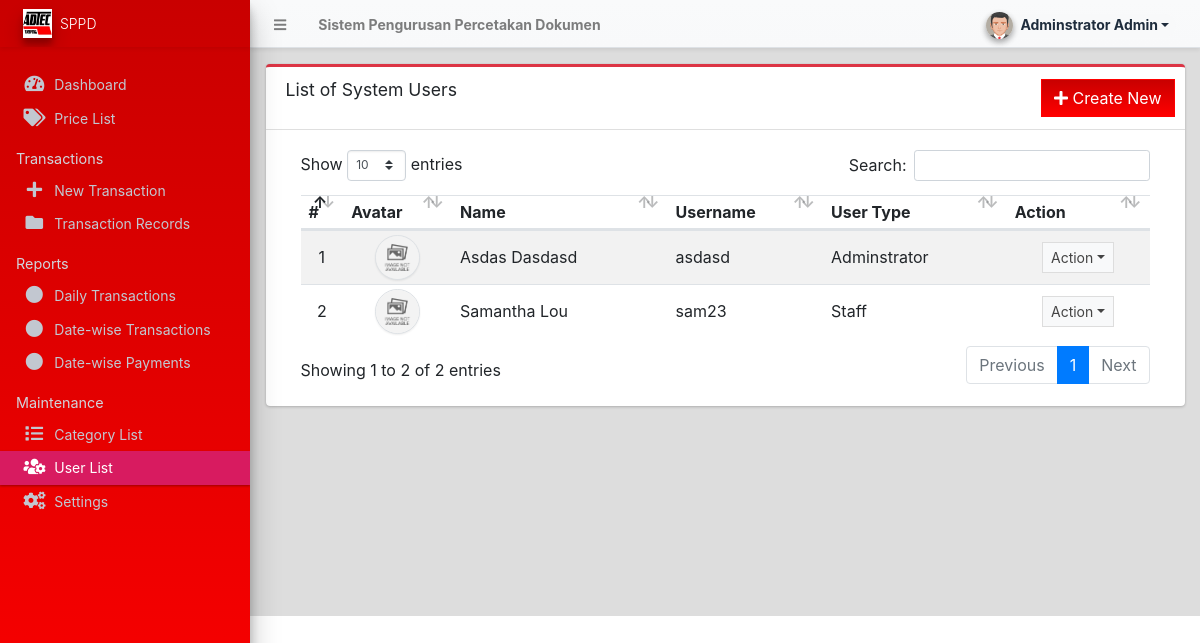
/admin/?page=user/list (signed in), run on an earlier commit of the app's database.
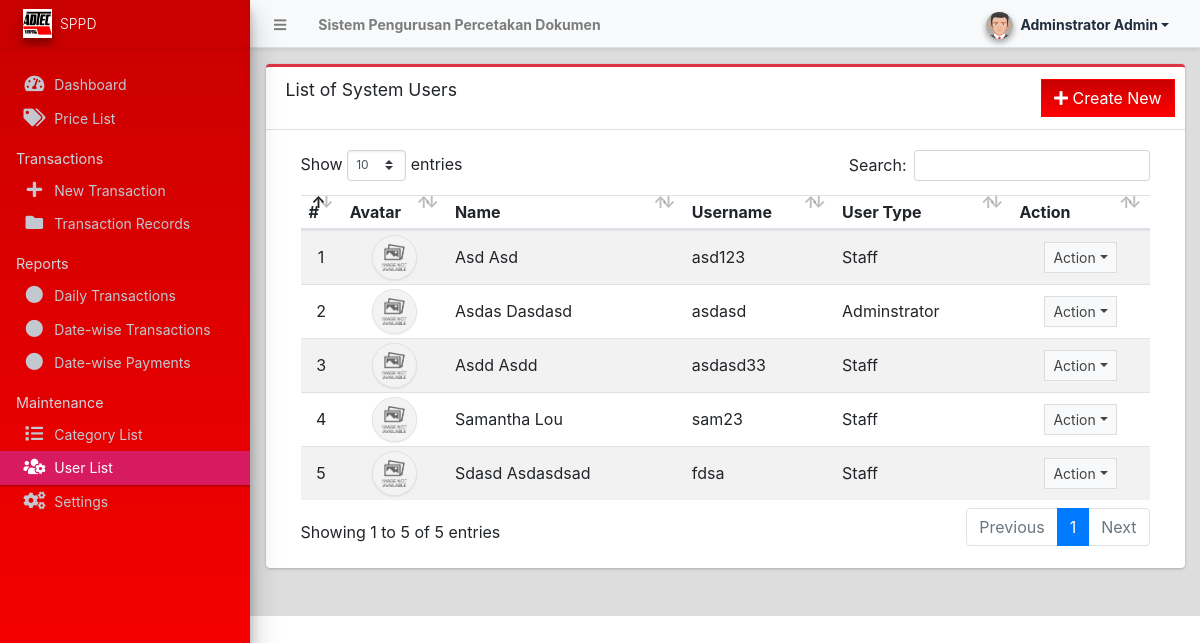
And on a later commit of the database.
### tables this page shows
CREATE TABLE IF NOT EXISTS `users` (
  `id` int NOT NULL AUTO_INCREMENT,
  `firstname` varchar(250) NOT NULL,
  `middlename` text,
  `lastname` varchar(250) NOT NULL,
  `email` varchar(100) NOT NULL,
  `phone` varchar(30) DEFAULT NULL,
  `username` text NOT NULL,
  `password` text NOT NULL,
  `avatar` text,
  `last_login` datetime DEFAULT NULL,
  `type` tinyint(1) NOT NULL DEFAULT '0',
  `status` int NOT NULL DEFAULT '1' COMMENT '0=not verified, 1 = verified',
  `reset_token` varchar(100) DEFAULT NULL,
  `date_added` datetime NOT NULL DEFAULT CURRENT_TIMESTAMP,
  `date_updated` datetime DEFAULT NULL ON UPDATE CURRENT_TIMESTAMP,
  PRIMARY KEY (`id`)
);

### classes/DBConnection.php (called while the page is built, shortened)
<?php
class DBConnection{
    private $host = DB_SERVER;
    private $username = DB_USERNAME;
    private $password = DB_PASSWORD;
    private $database = DB_NAME;
    public $conn;
    public function __construct(){
        if (!isset($this->conn)) {
            $this->conn = new mysqli($this->host, $this->username, $this->password, $this->database);
        }
    }
}
?>

### classes/SystemSettings.php (called while the page is built, shortened)
<?php
class SystemSettings extends DBConnection{
	function info($field=''){
		if(!empty($field)){
			if(isset($_SESSION['system_info'][$field]))
				return $_SESSION['system_info'][$field];
			else
				return false;
		}else{
			return false;
		}
	}
}
$_settings = new SystemSettings();
?>

### config.php (called while the page is built, shortened)
<?php
require_once('classes/DBConnection.php');
require_once('classes/SystemSettings.php');
function validate_image($file){
	if(!empty($file)){
        $ex = explode('?',$file);
        $file = $ex[0];
        $param =  isset($ex[1]) ? '?'.$ex[1]  : '';
		if(is_file(base_app.$file)){
			return base_url.$file.$param;
		}else{
			return base_url.'dist/img/no-image-available.png';
		}
	}else{
		return base_url.'dist/img/no-image-available.png';
	}
}
?>

### admin/user/list.php (the view, shortened to what the changed rows need)
<div class="card card-outline card-red">
	<div class="card-header">
		<h3 class="card-title">List of System Users</h3>
		<div class="card-tools">
			<a href="?page=user/manage_user" class="btn btn-flat btn-primary"><span class="fas fa-plus"></span>  Create New</a>
		</div>
	</div>
	<div class="card-body">
		<div class="container-fluid">
        <div class="container-fluid">
			<table class="table table-hover table-striped">
				<!-- <colgroup>
					<col width="5%">
					<col width="10%">
					<col width="20%">
					<col width="20%">
					<col width="15%">
					<col width="15%">
					<col width="10%">
				</colgroup> -->
				<thead>
					<tr>
						<th>#</th>
						<th>Avatar</th>
						<th>Name</th>
						<th>Username</th>
						<th>User Type</th>
						<th>Action</th>
					</tr>
				</thead>
				<tbody>
					<?php
						$i = 1;
						$qry = $conn->query("SELECT *,concat(firstname,' ',lastname) as name from `users` where id != '1' order by concat(firstname,' ',lastname) asc ");
						while($row = $qry->fetch_assoc()):
					?>
						<tr>
							<td class="text-center"><?php echo $i++; ?></td>
							<td class="text-center"><img src="<?php echo validate_image($row['avatar']) ?>" class="img-avatar img-thumbnail p-0 border-2" alt="user_avatar"></td>
							<td><?php echo ucwords($row['name']) ?></td>
							<td ><p class="m-0 truncate-1"><?php echo $row['username'] ?></p></td>
							<td ><p class="m-0"><?php echo ($row['type'] == 1 )? "Adminstrator" : "Staff" ?></p></td>
							<td align="center">
								 <button type="button" class="btn btn-flat btn-default btn-sm dropdown-toggle dropdown-icon" data-toggle="dropdown">
				                  		Action
				                  </button>
							</td>
						</tr>
					<?php endwhile; ?>
				</tbody>
			</table>
		</div>
		</div>
	</div>
</div>

### admin/inc/navigation.php (shortened to what the changed rows need)
<aside class="main-sidebar sidebar-dark-maroon elevation-4 sidebar-no-expand bg-gradient-red">
  <a href="<?php echo base_url ?>admin" class="brand-link bg-transparent text-sm border-0 shadow-sm">
  <img src="<?php echo validate_image($_settings->info('logo'))?>" alt="Store Logo" class="brand-image elevation-3 bg-white" style="width: 1.8rem;height: 1.8rem;max-height: unset;object-fit:scale-down;object-position:center center">
  <span class="brand-text font-weight-light"><?php echo $_settings->info('short_name') ?></span>
  </a>
</aside>

What changed in the data, as far as the page shows it:
added users: name "Asd Asd", username "asd123", type "Staff"
added users: name "Asdd Asdd", username "asdasd33", type "Staff"
added users: name "Sdasd Asdasdsad", username "fdsa", type "Staff"
Also different on the page:
text written by a page script: "Show entries Search: Showing 1 to 2 of 2 entries Previous 1 Next" → "Show entries Search: Showing 1 to 5 of 5 entries Previous 1 Next"
